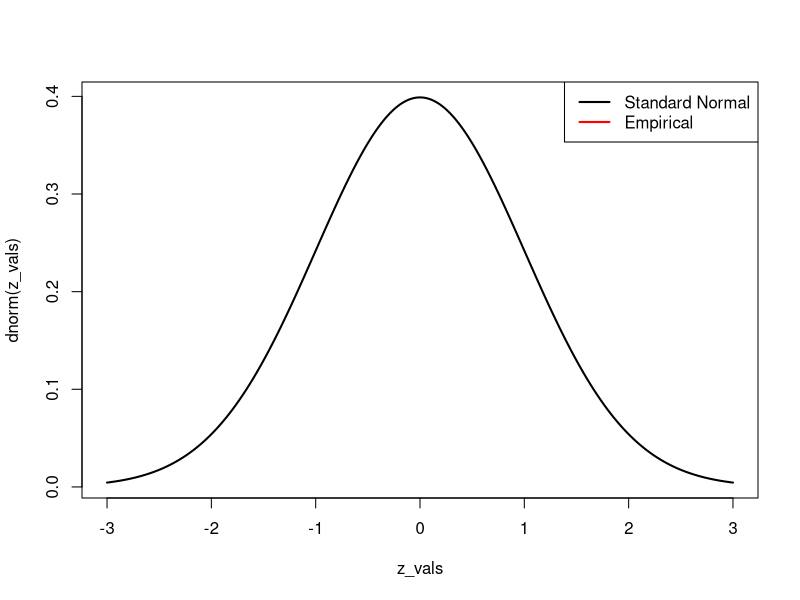

This chart was generated by the following R code:
set.seed(123) 

n = 65 
alpha = 3
lambda = 1.2 
num_samples = 10050

X = matrix(rgamma(n * num_samples, shape = alpha, rate = lambda), nrow = num_samples)

# calcularea deviatiei standard si a medianei
sample_mean <- apply(X, 1, mean)
sample_sd <- apply(X, 1, sd)

true_mean <- alpha / lambda
true_sd <- sqrt(alpha / (lambda^2 * n))

# Calcularea z-scores
z_scores <- abs((sample_mean - true_mean) / true_sd)

# Calcularea probabilitatilor empirice
z_vals <- seq(-3, 3, by = 0.01)
emp_probs <- mean(z_scores >= z_vals[1:length(z_scores)])

plot(z_vals, dnorm(z_vals), type = "l", lwd = 2)
lines(seq(-3, 3, by = 0.01), rep(emp_probs, length(z_vals)), col = "red", lwd = 2)
legend("topright", c("Standard Normal", "Empirical"), lty = c(1,1), col = c("black", "red"), lwd = 2)